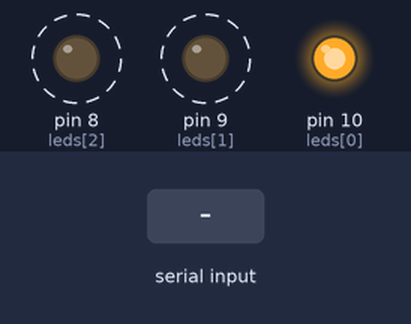
Simulated run of this sketch. Board: Arduino Uno, built with avr-gcc and run on an emulated ATmega328P. Shown: output pins drawn as LEDs (lit = HIGH). Dashed ring = blinking. Inputs (shaded band) come from the test bench. Random numbers use the default seed unless the sketch sets one; what the sketch prints to the serial monitor is not drawn.

Above: at 1.2 s.
1.3 s: "Diwali\n" received over Serial
At 3.34 s:
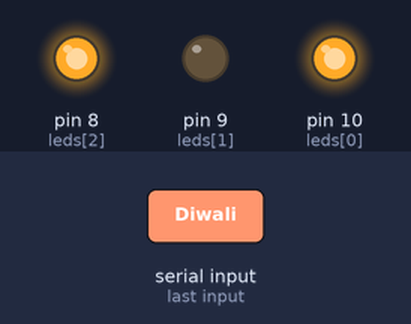
4.3 s: "Christmas\n" received over Serial
At 5.25 s:
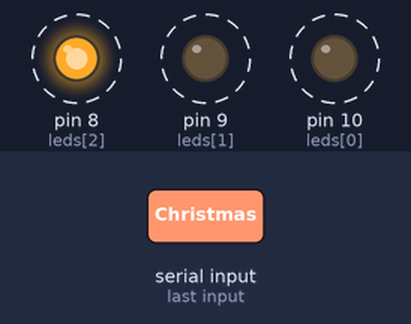
7.3 s: "diwali\n" received over Serial
At 8.95 s:
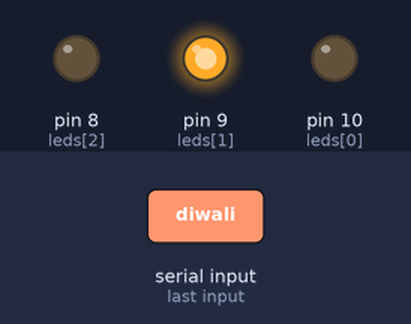
10.3 s: "christmas\n" received over Serial
Timing chart, 0 to 14.3 s (numbered marks = the images above; inputs shaded):
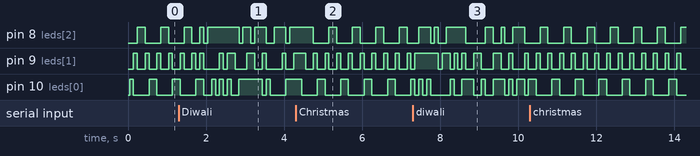

Measured:
- by itself, pin 8 (leds[2]), pin 10 (leds[0]): alternates HIGH for 0.20 s and LOW for 0.40 s
- by itself, pin 9 (leds[1]): alternates HIGH for 0.10 s and LOW for 0.20 s

The sketch:

fun_lights.ino
```cpp
// 🎉 Continuous Holiday Light Show with 3 LEDs (corrected counter)
// LEDs on pins 10, 9, 8

const int leds[] = {10, 9, 8};
const int numLEDs = 3;

// Stores how many times each holiday has run
long repeatsChristmas = 0;
long repeatsDiwali = 0;
long repeatsHalloween = 0;


// Current holiday repeat target
long currentRepeats = 50;
long currentIteration = 0;

// Current active holiday
String currentHoliday = "Christmas";

void setup() {
  for (int i = 0; i < numLEDs; i++) pinMode(leds[i], OUTPUT);
  Serial.begin(9600);
  Serial.println("🎄 Continuous Holiday Light Show starting...");
  Serial.println("Type: Christmas, Diwali, Halloween to switch holidays");
}

void loop() {
  // Check Serial input at every iteration
  if (Serial.available() > 0) {
    String input = Serial.readStringUntil('\n');
    input.trim();
    input.toLowerCase();
    handleHolidaySwitch(input);
  }

  // Run one iteration of the current holiday
  if (currentHoliday == "Christmas") {
    christmasPattern();
    repeatsChristmas++;       // update total repeats continuously
  } else if (currentHoliday == "Diwali") {
    diwaliPattern();
    repeatsDiwali++;
  } else if (currentHoliday == "Halloween") {
    halloweenPattern();
    repeatsHalloween++;
  }

  currentIteration++;

  // Reset currentIteration if it exceeds currentRepeats
  if (currentIteration >= currentRepeats) {
    currentIteration = 0;
  }
}

// ---------------- Handle switching holidays ----------------
void handleHolidaySwitch(String holiday) {
  if (holiday == "christmas") switchHoliday("Christmas", repeatsChristmas);
  else if (holiday == "diwali") switchHoliday("Diwali", repeatsDiwali);
  else if (holiday == "halloween") switchHoliday("Halloween", repeatsHalloween);
  else Serial.println("❌ Unknown holiday. Type: Christmas, Diwali, or Halloween");
}

void switchHoliday(String holidayName, long &holidayCounter) {
  Serial.print("🔄 Switching to "); Serial.println(holidayName);
  Serial.print("It had previously repeated: "); Serial.println(holidayCounter);
  currentHoliday = holidayName;
  currentRepeats = holidayCounter + 50;
  currentIteration = 0; // reset iteration count for this new session
}

// ---------------- Holiday Patterns ----------------
// Christmas: Sequential chase
void christmasPattern() {
  for (int i = 0; i < numLEDs; i++) {
    digitalWrite(leds[i], HIGH); delay(100); digitalWrite(leds[i], LOW);
  }
  for (int i = numLEDs - 1; i >= 0; i--) {
    digitalWrite(leds[i], HIGH); delay(100); digitalWrite(leds[i], LOW);
  }
}

void diwaliPattern() {
  for (int i = 0; i < numLEDs; i++) digitalWrite(leds[i], random(0,2));
  delay(100);
}

void halloweenPattern() {
  digitalWrite(leds[random(0,numLEDs)], HIGH);
  delay(random(50,150));
  digitalWrite(leds[random(0,numLEDs)], LOW);
  delay(random(50,150));
}
```
